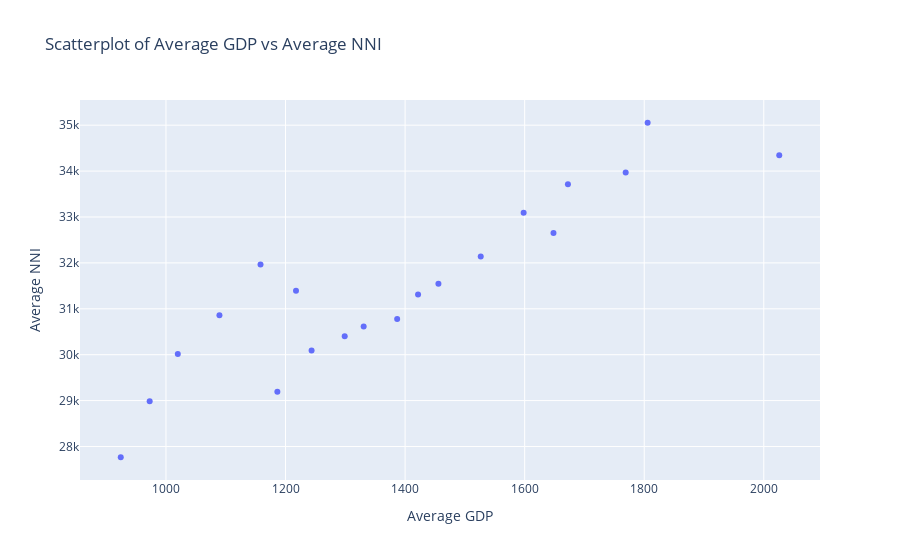

Notebook code cell kept with this figure:
### Code cell
average_data = merged_data.groupby('Year').agg({'gdp': 'mean', 'nni': 'mean'}).reset_index()
fig = px.scatter(average_data, x='gdp', y='nni', 
                 title='Scatterplot of Average GDP vs Average NNI', 
                 labels={'gdp': 'Average GDP', 'nni': 'Average NNI'})
fig.show()

### Figure 1 — Plotly figure (JSON) as saved in the notebook; plotly's stock layout.template omitted (floating-point values rounded to 4 significant figures)
{"data": [{"hovertemplate": "Average GDP=%{x}<br>Average NNI=%{y}<extra></extra>", "legendgroup": "", "marker": {"color": "#636efa", "symbol": "circle"}, "mode": "markers", "name": "", "orientation": "v", "showlegend": false, "type": "scatter", "x": [924.4, 972.7, 1020.0, 1089.0, 1158.0, 1218.0, 1186.0, 1244.0, 1299.0, 1331.0, 1387.0, 1422.0, 1456.0, 1527.0, 1598.0, 1672.0, 1769.0, 1648.0, 1806.0, 2026.0], "xaxis": "x", "y": [27770.0, 28990.0, 30010.0, 30860.0, 31970.0, 31390.0, 29190.0, 30090.0, 30400.0, 30610.0, 30780.0, 31310.0, 31550.0, 32140.0, 33090.0, 33710.0, 33970.0, 32650.0, 35050.0, 34350.0], "yaxis": "y"}], "layout": {"legend": {"tracegroupgap": 0}, "title": {"text": "Scatterplot of Average GDP vs Average NNI"}, "xaxis": {"anchor": "y", "domain": [0, 1], "title": {"text": "Average GDP"}}, "yaxis": {"anchor": "x", "domain": [0, 1], "title": {"text": "Average NNI"}}}}
